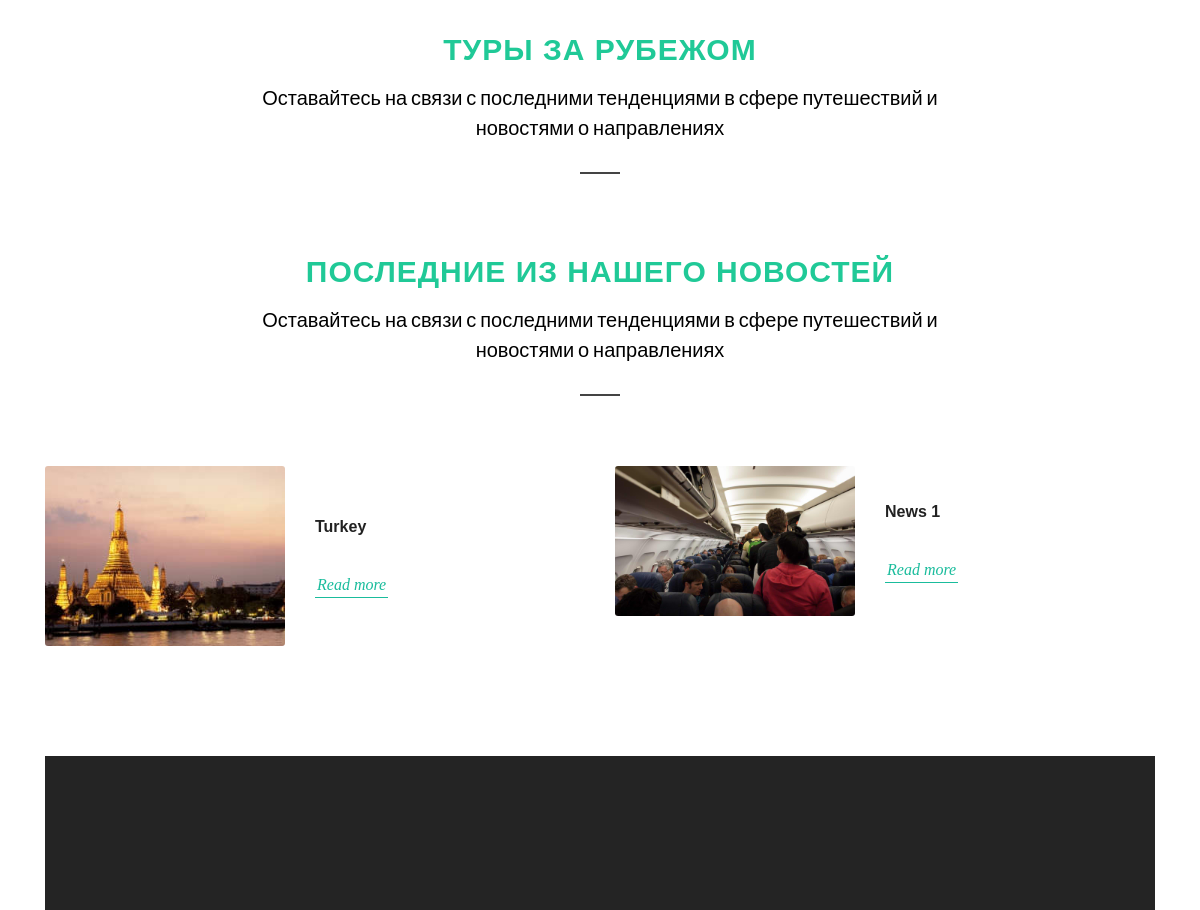
The app's page / (middle part), older data.
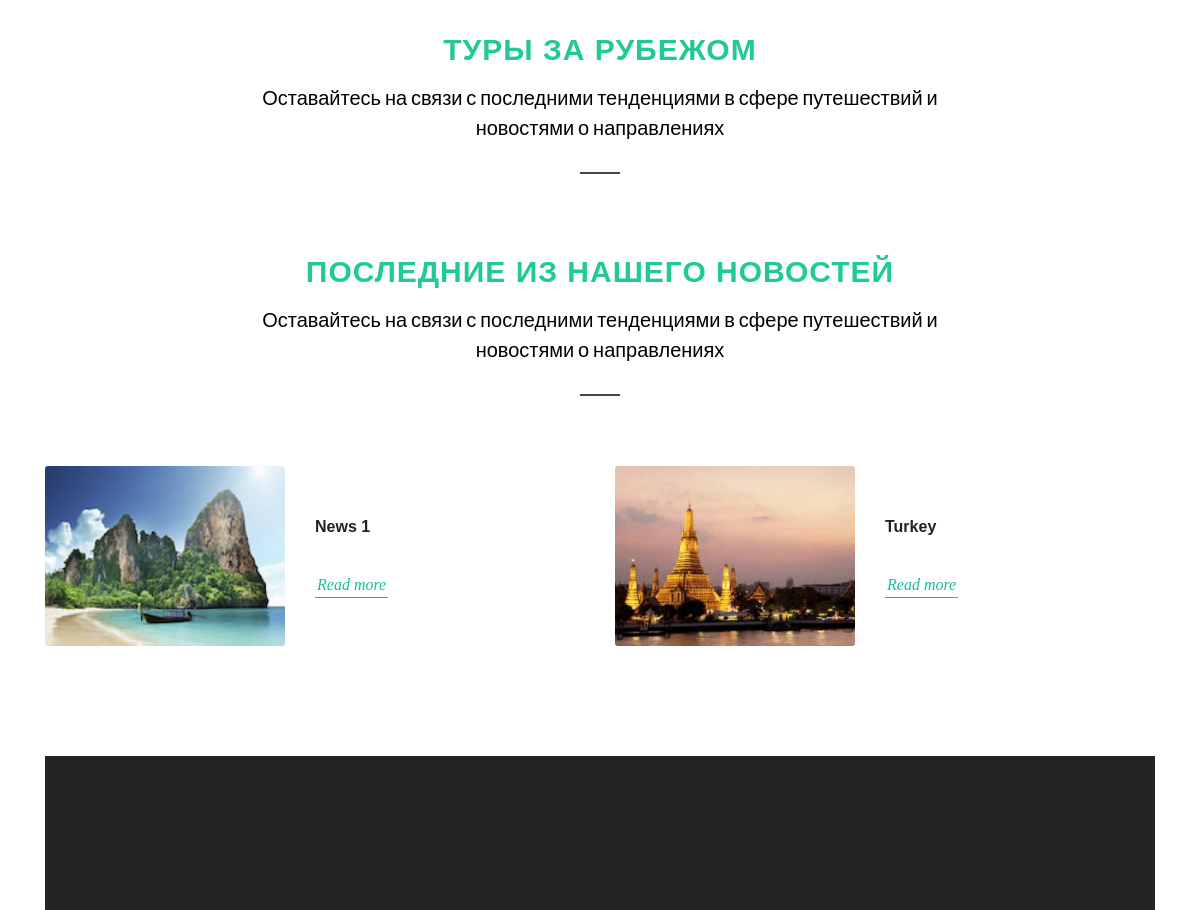
The same page, newer data.
### tours/models.py (models this page shows, shortened)
class News(models.Model):
    name = models.CharField(max_length=255)
    image = models.ImageField(upload_to="news_image/")
    description = models.TextField()
    created = models.DateTimeField(auto_now_add=True)
    updated = models.DateTimeField(auto_now=True)
    class Meta:
        verbose_name_plural = "Новости"
        ordering = ("-updated",)

### tours/views.py (the view, shortened to what this page needs)
# urls.py: path("", views.homepage, name="homepage"),
def homepage(request):
    tour_inside = TourInCountry.objects.all()[:4]
    tour_outside = TourOutCountry.objects.all()[:4]
    banner = BannerHomePage.objects.all()
    news = News.objects.all()[:4]
    feedback = None
    context = {
        "tour_inside": tour_inside,
        "tour_outside":tour_outside,
        "banner": banner,
        "contacts":contact,
        "feedbacks":feedbacks,
        "news":news,
    }
    return render(request, "index.html", context)

### tours/context_processors.py (called while the page is built)
def countries(request):
    return {
        "countries":Country.objects.all()
    }

### templates/index.html (shortened to what this page needs)
{% extends 'base.html' %}
{% load static %}
{% block content %}
<section id="slider"
	class="slider-element slider-parallax swiper_wrapper min-vh-60 min-vh-md-100 include-header include-topbar">
	<div class="slider-inner">
		<div class="fslider h-100 position-absolute" data-speed="3000" data-pause="7500" data-animation="fade"
			data-arrows="false" data-pagi="false" style="background-color: #333;">
			<div class="flexslider">
			</div>
		</div>
	</div>
</section>
<section id="content">
	<div class="content-wrap">
		<section id="content" style="margin-top: 5%;">
			<div class="content-wrap pb-0">
				<div class="container">
					<div class="heading-block center">
						<h2>
							Туры за рубежом </h2>
						<span>Оставайтесь на связи с последними тенденциями в сфере путешествий и новостями о
							направлениях</span>
					</div>
				</div>
			</div>
		</section>
	</div>
	<div class="container">
		<div class="heading-block center">
			<h2>
				ПОСЛЕДНИЕ ИЗ НАШЕГО НОВОСТЕЙ</h2>
			<span>Оставайтесь на связи с последними тенденциями в сфере путешествий и новостями о
				направлениях</span>
		</div>
		<div class="row posts-md col-mb-50">
			{% for news in news %}
			<div class="entry col-md-6">
				<div class="grid-inner row align-items-center">
					<div class="col-lg-6">
						<div class="entry-image mb-0">
							<a href="{% url 'news_detail' news.id %}"><img src="{{news.image.url}}" alt="Paris"></a>
						</div>
					</div>
					<div class="col-lg-6 mt-3 mt-lg-0">
						<div class="entry-title title-xs nott">
							<h3><a href="{% url 'news_detail' news.id %}">{{news.name}}</a></h3>
						</div>
						<div class="entry-content">
							<a href="{% url 'news_detail' news.id %}" class="more-link">Read more</a>
						</div>
					</div>
				</div>
			</div>
			{% endfor %}
		</div>
	</div>
	<div class="container">
		<section id="content">
			<div class="content-wrap">
				<div class="section parallax mb-0 border-0 dark" style="height: 450px; padding: 120px 0;">
					<div class="vertical-middle center" style="z-index: 2;">
					</div>
					<div class="video-wrap" style="z-index: 1;">
						<div class="video-overlay" style="background-color: rgba(0,0,0,0.1);"></div>
					</div>
				</div>
			</div>
		</section>
	</div>
</section>
{% endblock %}

### templates/base.html (shortened to what this page needs)
{% load static %}
<!DOCTYPE html>
<html dir="ltr" lang="en-US">
<head>
<link rel="stylesheet" href="{% static 'css/bootstrap.css' %}" type="text/css" />
<link rel="stylesheet" href="{% static 'css/style.css' %}" type="text/css" />
<link rel="stylesheet" href="{% static 'css/dark.css' %}" type="text/css" />
<link rel="stylesheet" href="{% static 'demos/travel/travel.css' %}" type="text/css" />
<link rel="stylesheet" href="{% static 'css/components/datepicker.css' %}" type="text/css" />
<link rel="stylesheet" href="{% static 'css/font-icons.css' %}" type="text/css" />
<link rel="stylesheet" href="{% static 'css/animate.css' %}" type="text/css" />
<link rel="stylesheet" href="{% static 'css/magnific-popup.css' %}" type="text/css" />
<link rel="stylesheet" href="{% static 'css/custom.css' %}" type="text/css" />
<link rel="stylesheet" href="{% static 'css/colors.php?color=AC4147' %}" type="text/css" />
<link rel="stylesheet" href="{% static 'css/seo.css' %}">
</head>
<body class="stretched">
    <div id="wrapper" class="clearfix">
                                {% url 'homepage' as homepage %}
                                    {% url 'inside_tours' as inside_tours %}
                                    {% url 'outside_tours' as outside_tours %}
                                {% url 'tour_information' as tour_information %}
                                {% url 'about_company' as about_company %}
                                {% url 'about_country' as about_country %}
                                {% url 'news' as news_list %}
        {% block content %}
        {% endblock %}
    </div>
</body>
</html>

### static/css/dark.css (style rules this page uses)
.dark, .dark h1, .dark h2, .dark h3, .dark h4, .dark h5, .dark h6 { color: #EEE; text-align: center; font-size: 20px; }
.dark .section, .section.dark { background-color: #282828; border-color: rgba(255,255,255,0.1); }

### static/demos/travel/travel.css (style rules this page uses)
h1, h2, h3, h4 { font-family: 'Arca Majora', sans-serif; }

### static/css/seo.css (style rules this page uses)
:root { --themecolor: #fE9603; --basefontsize: 16px; --fontfamily: 'Poppins', sans-serif; --headerboxshadow: 0 0 10px 5px rgba(0, 0, 0, 0.05); --menufontsize: 15px; }
.entry-title h3 { font-size: 17px; margin-bottom: 13px; }
.entry .entry-title h3 a { color: #222 !important }

Row changes from the older to the newer data that the page shows:
changed News "News 1": image: a different picture; moves up the list
